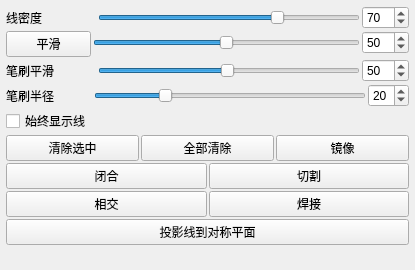
<?xml version="1.0" encoding="UTF-8"?>
<ui version="4.0">
 <class>Form</class>
 <widget class="QWidget" name="Form">
  <property name="geometry">
   <rect>
    <x>0</x>
    <y>0</y>
    <width>415</width>
    <height>270</height>
   </rect>
  </property>
  <property name="sizePolicy">
   <sizepolicy hsizetype="Preferred" vsizetype="Minimum">
    <horstretch>0</horstretch>
    <verstretch>0</verstretch>
   </sizepolicy>
  </property>
  <property name="minimumSize">
   <size>
    <width>0</width>
    <height>0</height>
   </size>
  </property>
  <property name="baseSize">
   <size>
    <width>0</width>
    <height>270</height>
   </size>
  </property>
  <property name="windowTitle">
   <string>窗体</string>
  </property>
  <layout class="QVBoxLayout" name="verticalLayout">
   <property name="spacing">
    <number>2</number>
   </property>
   <property name="leftMargin">
    <number>6</number>
   </property>
   <property name="topMargin">
    <number>6</number>
   </property>
   <property name="rightMargin">
    <number>6</number>
   </property>
   <property name="bottomMargin">
    <number>6</number>
   </property>
   <item>
    <layout class="QFormLayout" name="formLayout">
     <property name="horizontalSpacing">
      <number>2</number>
     </property>
     <property name="verticalSpacing">
      <number>0</number>
     </property>
     <item row="0" column="0">
      <widget class="QLabel" name="label">
       <property name="sizePolicy">
        <sizepolicy hsizetype="Minimum" vsizetype="Preferred">
         <horstretch>0</horstretch>
         <verstretch>0</verstretch>
        </sizepolicy>
       </property>
       <property name="minimumSize">
        <size>
         <width>90</width>
         <height>0</height>
        </size>
       </property>
       <property name="text"><string>线密度</string></property>
      </widget>
     </item>
     <item row="0" column="1">
      <layout class="QHBoxLayout" name="horizontalLayout">
       <property name="spacing">
        <number>2</number>
       </property>
       <item>
        <widget class="QSlider" name="referenceGuides_density">
         <property name="sizePolicy">
          <sizepolicy hsizetype="Minimum" vsizetype="Fixed">
           <horstretch>0</horstretch>
           <verstretch>0</verstretch>
          </sizepolicy>
         </property>
         <property name="toolTip">
          <string>设置笔触的点密度。</string>
         </property>
         <property name="minimum">
          <number>1</number>
         </property>
         <property name="maximum">
          <number>100</number>
         </property>
         <property name="value">
          <number>70</number>
         </property>
         <property name="tracking">
          <bool>true</bool>
         </property>
         <property name="orientation">
          <enum>Qt::Horizontal</enum>
         </property>
         <property name="linkWith" stdset="0">
          <string>referenceGuides_density_spin</string>
         </property>
        </widget>
       </item>
       <item>
        <widget class="QSpinBox" name="referenceGuides_density_spin">
         <property name="sizePolicy">
          <sizepolicy hsizetype="Fixed" vsizetype="Fixed">
           <horstretch>0</horstretch>
           <verstretch>0</verstretch>
          </sizepolicy>
         </property>
         <property name="toolTip">
          <string>设置笔触的点密度。</string>
         </property>
         <property name="minimum">
          <number>1</number>
         </property>
         <property name="maximum">
          <number>100</number>
         </property>
         <property name="value">
          <number>70</number>
         </property>
         <property name="linkWith" stdset="0">
          <string>referenceGuides_density</string>
         </property>
         <property name="slave" stdset="0">
          <bool>true</bool>
         </property>
        </widget>
       </item>
      </layout>
     </item>
    </layout>
   </item>
   <item>
    <layout class="QFormLayout" name="formLayout_2">
     <property name="horizontalSpacing">
      <number>2</number>
     </property>
     <property name="verticalSpacing">
      <number>0</number>
     </property>
     <item row="0" column="1">
      <layout class="QHBoxLayout" name="horizontalLayout_3">
       <property name="spacing">
        <number>2</number>
       </property>
       <item>
        <widget class="QSlider" name="referenceGuides_smoothing">
         <property name="sizePolicy">
          <sizepolicy hsizetype="Minimum" vsizetype="Fixed">
           <horstretch>0</horstretch>
           <verstretch>0</verstretch>
          </sizepolicy>
         </property>
         <property name="toolTip">
          <string>按指定程度对所选线上的点的位置取平均。每次新建一笔描边时，都会按此程度自动对其应用平滑。右键点击描边可选中它。</string>
         </property>
         <property name="minimum">
          <number>0</number>
         </property>
         <property name="maximum">
          <number>100</number>
         </property>
         <property name="value">
          <number>50</number>
         </property>
         <property name="tracking">
          <bool>true</bool>
         </property>
         <property name="orientation">
          <enum>Qt::Horizontal</enum>
         </property>
         <property name="linkWith" stdset="0">
          <string>referenceGuides_smoothing_spin</string>
         </property>
        </widget>
       </item>
       <item>
        <widget class="QSpinBox" name="referenceGuides_smoothing_spin">
         <property name="sizePolicy">
          <sizepolicy hsizetype="Fixed" vsizetype="Fixed">
           <horstretch>0</horstretch>
           <verstretch>0</verstretch>
          </sizepolicy>
         </property>
         <property name="toolTip">
          <string>按指定程度对所选线上的点的位置取平均。每次新建一笔描边时，都会按此程度自动对其应用平滑。右键点击描边可选中它。</string>
         </property>
         <property name="minimum">
          <number>0</number>
         </property>
         <property name="maximum">
          <number>100</number>
         </property>
         <property name="value">
          <number>50</number>
         </property>
         <property name="linkWith" stdset="0">
          <string>referenceGuides_smoothing</string>
         </property>
         <property name="slave" stdset="0">
          <bool>true</bool>
         </property>
        </widget>
       </item>
      </layout>
     </item>
     <item row="0" column="0">
      <widget class="QPushButton" name="referenceGuides_smooth">
       <property name="sizePolicy">
        <sizepolicy hsizetype="Fixed" vsizetype="Fixed">
         <horstretch>0</horstretch>
         <verstretch>0</verstretch>
        </sizepolicy>
       </property>
       <property name="minimumSize">
        <size>
         <width>85</width>
         <height>0</height>
        </size>
       </property>
       <property name="toolTip">
        <string>平滑所选线。</string>
       </property>
       <property name="text"><string>平滑</string></property>
      </widget>
     </item>
    </layout>
   </item>
   <item>
    <layout class="QFormLayout" name="formLayout_3">
     <property name="horizontalSpacing">
      <number>2</number>
     </property>
     <property name="verticalSpacing">
      <number>0</number>
     </property>
     <item row="0" column="0">
      <widget class="QLabel" name="label_4">
       <property name="sizePolicy">
        <sizepolicy hsizetype="Minimum" vsizetype="Preferred">
         <horstretch>0</horstretch>
         <verstretch>0</verstretch>
        </sizepolicy>
       </property>
       <property name="minimumSize">
        <size>
         <width>90</width>
         <height>0</height>
        </size>
       </property>
       <property name="text"><string>笔刷平滑</string></property>
      </widget>
     </item>
     <item row="0" column="1">
      <layout class="QHBoxLayout" name="horizontalLayout_6">
       <property name="spacing">
        <number>2</number>
       </property>
       <item>
        <widget class="QSlider" name="referenceGuides_brushSmoothing">
         <property name="sizePolicy">
          <sizepolicy hsizetype="Minimum" vsizetype="Fixed">
           <horstretch>0</horstretch>
           <verstretch>0</verstretch>
          </sizepolicy>
         </property>
         <property name="toolTip">
          <string>你可以用平滑笔刷平滑所选线。按住鼠标左键和Shift键来使用它。此参数设置平滑效果的强度。</string>
         </property>
         <property name="minimum">
          <number>1</number>
         </property>
         <property name="maximum">
          <number>100</number>
         </property>
         <property name="value">
          <number>50</number>
         </property>
         <property name="tracking">
          <bool>true</bool>
         </property>
         <property name="orientation">
          <enum>Qt::Horizontal</enum>
         </property>
         <property name="linkWith" stdset="0">
          <string>referenceGuides_brushSmoothing_spin</string>
         </property>
        </widget>
       </item>
       <item>
        <widget class="QSpinBox" name="referenceGuides_brushSmoothing_spin">
         <property name="sizePolicy">
          <sizepolicy hsizetype="Fixed" vsizetype="Fixed">
           <horstretch>0</horstretch>
           <verstretch>0</verstretch>
          </sizepolicy>
         </property>
         <property name="toolTip">
          <string>你可以用平滑笔刷平滑所选线。按住鼠标左键和Shift键来使用它。此参数设置平滑效果的强度。</string>
         </property>
         <property name="minimum">
          <number>1</number>
         </property>
         <property name="maximum">
          <number>100</number>
         </property>
         <property name="value">
          <number>50</number>
         </property>
         <property name="linkWith" stdset="0">
          <string>referenceGuides_brushSmoothing</string>
         </property>
         <property name="slave" stdset="0">
          <bool>true</bool>
         </property>
        </widget>
       </item>
      </layout>
     </item>
    </layout>
   </item>
   <item>
    <layout class="QFormLayout" name="formLayout_8">
     <property name="horizontalSpacing">
      <number>2</number>
     </property>
     <property name="verticalSpacing">
      <number>0</number>
     </property>
     <item row="0" column="0">
      <widget class="QLabel" name="label_8">
       <property name="sizePolicy">
        <sizepolicy hsizetype="Minimum" vsizetype="Preferred">
         <horstretch>0</horstretch>
         <verstretch>0</verstretch>
        </sizepolicy>
       </property>
       <property name="minimumSize">
        <size>
         <width>86</width>
         <height>0</height>
        </size>
       </property>
       <property name="text"><string>笔刷半径</string></property>
      </widget>
     </item>
     <item row="0" column="1">
      <layout class="QHBoxLayout" name="horizontalLayout_15">
       <property name="spacing">
        <number>2</number>
       </property>
       <item>
        <widget class="QSlider" name="referenceGuides_brushRadius">
         <property name="sizePolicy">
          <sizepolicy hsizetype="Minimum" vsizetype="Fixed">
           <horstretch>0</horstretch>
           <verstretch>0</verstretch>
          </sizepolicy>
         </property>
         <property name="toolTip">
          <string>设置平滑笔刷半径。</string>
         </property>
         <property name="minimum">
          <number>10</number>
         </property>
         <property name="maximum">
          <number>50</number>
         </property>
         <property name="value">
          <number>20</number>
         </property>
         <property name="tracking">
          <bool>true</bool>
         </property>
         <property name="orientation">
          <enum>Qt::Horizontal</enum>
         </property>
         <property name="linkWith" stdset="0">
          <string>referenceGuides_brushRadius_spin</string>
         </property>
        </widget>
       </item>
       <item>
        <widget class="QSpinBox" name="referenceGuides_brushRadius_spin">
         <property name="sizePolicy">
          <sizepolicy hsizetype="Fixed" vsizetype="Fixed">
           <horstretch>0</horstretch>
           <verstretch>0</verstretch>
          </sizepolicy>
         </property>
         <property name="minimumSize">
          <size>
           <width>40</width>
           <height>0</height>
          </size>
         </property>
         <property name="toolTip">
          <string>设置平滑笔刷半径。</string>
         </property>
         <property name="minimum">
          <number>10</number>
         </property>
         <property name="maximum">
          <number>50</number>
         </property>
         <property name="value">
          <number>20</number>
         </property>
         <property name="linkWith" stdset="0">
          <string>referenceGuides_brushRadius</string>
         </property>
         <property name="slave" stdset="0">
          <bool>true</bool>
         </property>
        </widget>
       </item>
      </layout>
     </item>
    </layout>
   </item>
   <item>
    <layout class="QHBoxLayout" name="horizontalLayout_5">
     <property name="spacing">
      <number>2</number>
     </property>
     <item>
      <widget class="QCheckBox" name="referenceGuides_alwaysShow">
       <property name="toolTip">
        <string>启用后，即使未选中参考网格，参考线也会显示在视口中。</string>
       </property>
       <property name="text"><string>始终显示线</string></property>
      </widget>
     </item>
     <item>
      <spacer name="horizontalSpacer">
       <property name="orientation">
        <enum>Qt::Horizontal</enum>
       </property>
       <property name="sizeHint" stdset="0">
        <size>
         <width>5</width>
         <height>20</height>
        </size>
       </property>
      </spacer>
     </item>
    </layout>
   </item>
   <item>
    <layout class="QHBoxLayout" name="horizontalLayout_4">
     <property name="spacing">
      <number>2</number>
     </property>
     <item>
      <widget class="QPushButton" name="referenceGuides_clearSelected">
       <property name="minimumSize">
        <size>
         <width>0</width>
         <height>0</height>
        </size>
       </property>
       <property name="toolTip">
        <string>删除所选线。</string>
       </property>
       <property name="text"><string>清除选中</string></property>
      </widget>
     </item>
     <item>
      <widget class="QPushButton" name="referenceGuides_clearAll">
       <property name="toolTip">
        <string>删除所有线。</string>
       </property>
       <property name="text"><string>全部清除</string></property>
      </widget>
     </item>
     <item>
      <widget class="QPushButton" name="referenceGuides_mirror">
       <property name="toolTip">
        <string>复制所选线并沿当前激活的对称平面镜像。必须启用对称。</string>
       </property>
       <property name="text"><string>镜像</string></property>
      </widget>
     </item>
    </layout>
   </item>
   <item>
    <layout class="QHBoxLayout" name="horizontalLayout_2">
     <property name="spacing">
      <number>2</number>
     </property>
     <property name="topMargin">
      <number>0</number>
     </property>
     <item>
      <widget class="QPushButton" name="referenceGuides_close">
       <property name="toolTip">
        <string>将所选线的末端延伸到起点，使该线闭合。</string>
       </property>
       <property name="text"><string>闭合</string></property>
      </widget>
     </item>
     <item>
      <widget class="QPushButton" name="referenceGuides_cut">
       <property name="toolTip">
        <string>在所选线当前选中的点处将其分割成两段。可用鼠标右键在所选线上设置激活点。</string>
       </property>
       <property name="text"><string>切割</string></property>
       <property name="checkable">
        <bool>false</bool>
       </property>
      </widget>
     </item>
    </layout>
   </item>
   <item>
    <layout class="QHBoxLayout" name="horizontalLayout_8">
     <property name="spacing">
      <number>2</number>
     </property>
     <property name="topMargin">
      <number>0</number>
     </property>
     <item>
      <widget class="QPushButton" name="referenceGuides_intersect">
       <property name="toolTip">
        <string>激活相交模式，可在两条重叠线的交点处将其分割。当鼠标移到所选线上并靠近它与另一条线重叠的点时，会出现一个绿点，表示可执行相交。左键点击该点，两条线各被分成两段，共得到四条线。</string>
       </property>
       <property name="text"><string>相交</string></property>
       <property name="checkable">
        <bool>true</bool>
       </property>
      </widget>
     </item>
     <item>
      <widget class="QPushButton" name="referenceGuides_weld">
       <property name="toolTip">
        <string>进入焊接模式。若所选线有一条端点匹配的相邻线，左键点击即可将两者焊接成一条线。也可按住Ctrl键激活焊接模式。</string>
       </property>
       <property name="text"><string>焊接</string></property>
       <property name="checkable">
        <bool>true</bool>
       </property>
      </widget>
     </item>
    </layout>
   </item>
   <item>
    <layout class="QHBoxLayout" name="horizontalLayout_9">
     <property name="spacing">
      <number>2</number>
     </property>
     <property name="topMargin">
      <number>0</number>
     </property>
     <item>
      <widget class="QPushButton" name="referenceGuides_projectOnSymmetryPlane">
       <property name="toolTip">
        <string>将所选线投影到当前激活的对称平面，然后使其贴合参考网格表面。</string>
       </property>
       <property name="text"><string>投影线到对称平面</string></property>
      </widget>
     </item>
    </layout>
   </item>
   <item>
    <spacer name="verticalSpacer">
     <property name="orientation">
      <enum>Qt::Vertical</enum>
     </property>
     <property name="sizeHint" stdset="0">
      <size>
       <width>20</width>
       <height>5</height>
      </size>
     </property>
    </spacer>
   </item>
  </layout>
 </widget>
 <resources/>
 <connections/>
</ui>
